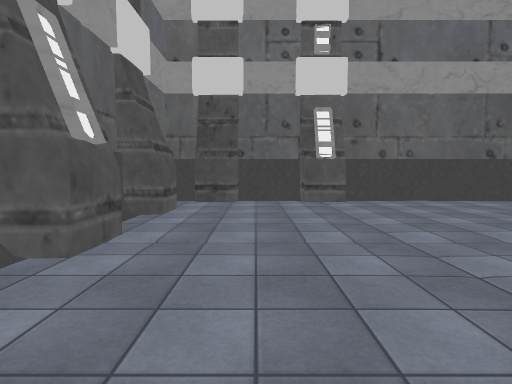
View 1 (above)

17 first-person views from a walk through a Unity game level. The camera is 1.4 m above the floor, tilts 4° down and sees 80° across. The floor is counted in squares, 2 m on a side. Each view is taken from the middle of a square. On the plan, view 1 faces up. The plan holds only what a view shows up to about 10 squares ahead; the rest is blank. The place goes on beyond the plan. Some surface patterns are stand-ins.

View 2
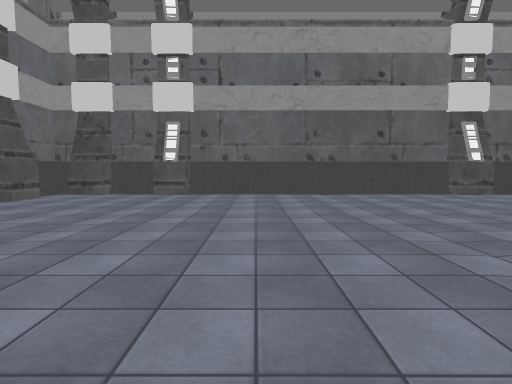

View 3
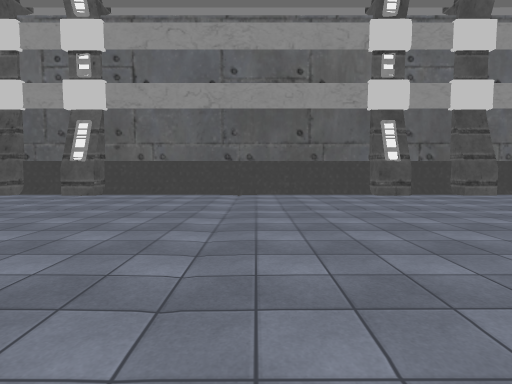

View 4
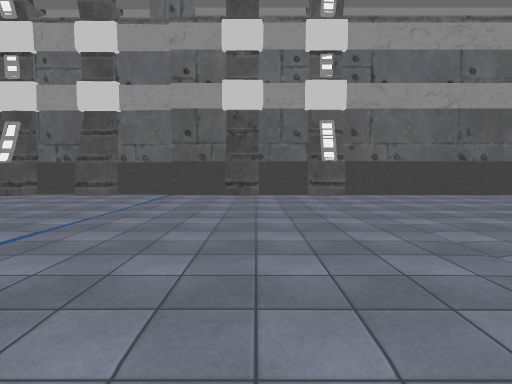

View 5
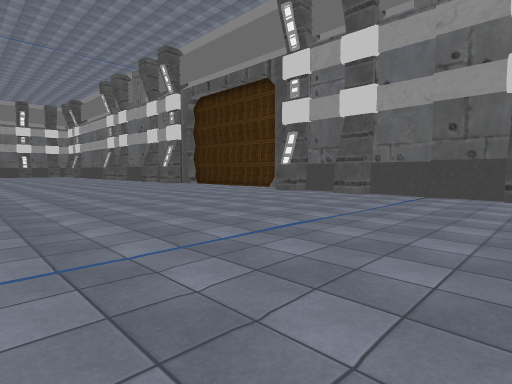

View 6
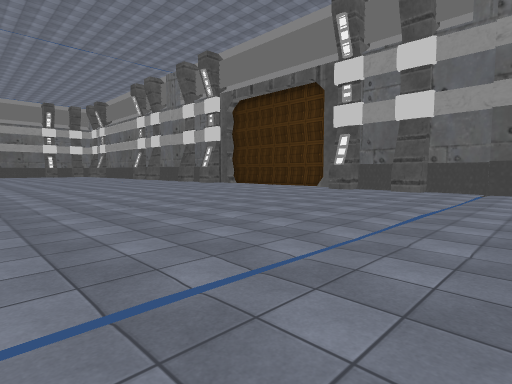

View 7
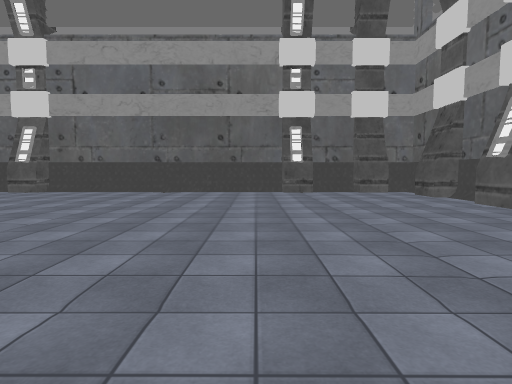

View 8
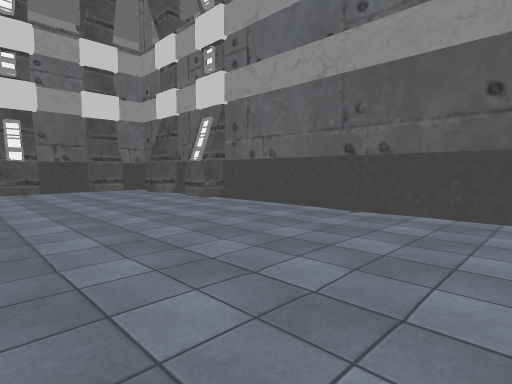

View 9
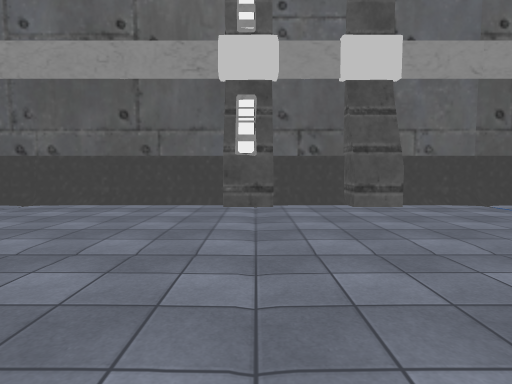

View 10
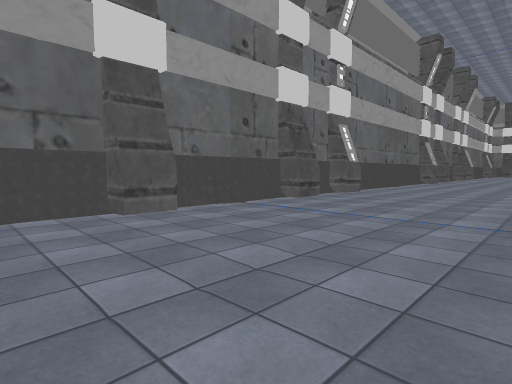

View 11
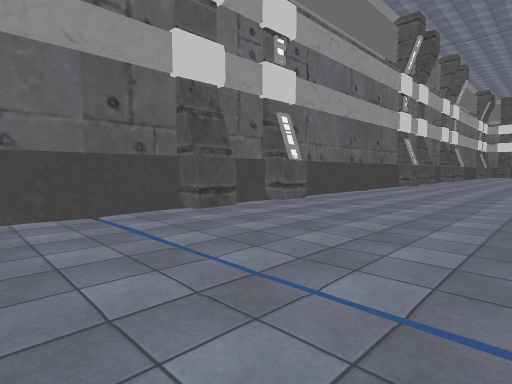

View 12
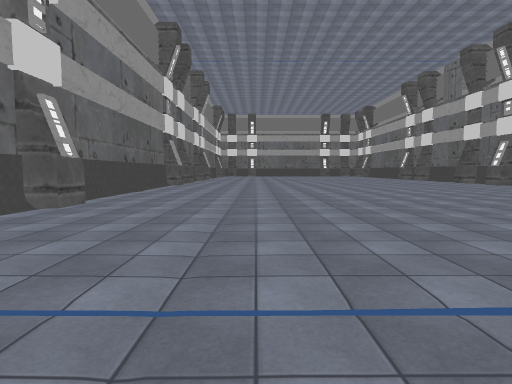

View 13
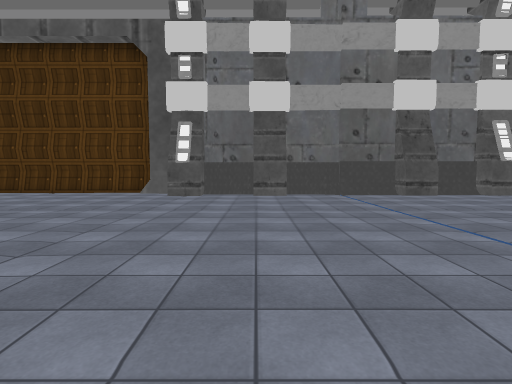

View 14
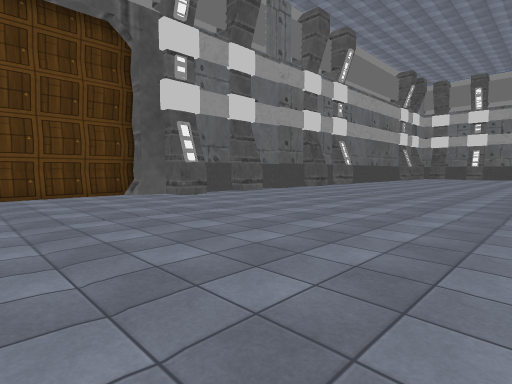

View 15
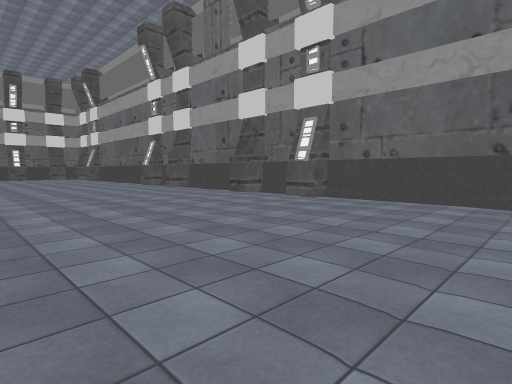

View 16
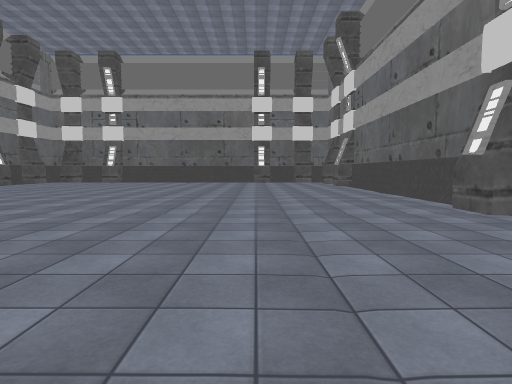

View 17
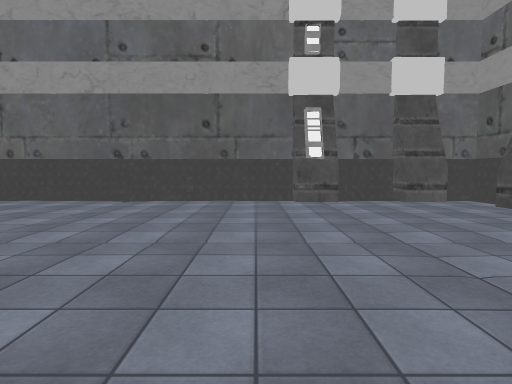

### Floor plan
Key: @ floor where view 1 was taken; # wall or solid block; . floor; / step, stairs or slope.
Columns run from 3 left of view 1 to 15 right of it. Each row starts with its distance up from view 1.
  8   ###############
  7  ##.##///////##.##
  6  #...............#
  5  #...............##
  4  #................#
  3  #...............##
  2  #.............../#
  1  #.............../#
  0  #.@............./#
 -1  #.............../#
 -2  #.............../#
 -3  #.............../#
 -4  #.............../#
 -5  #.............../#
 -6  #...............##
 -7  #................#
 -8  #...............##
 -9  #................#
-10  #................#
-11  #................#
-12  #...............##
-13  #...............##
-14  #................#
-15 ##...............##
-16 #.................#
-17 #.................#
-18 #.................#
-19 #.................#
-20 #.. ............

Positions as (right, up) in squares from view 1, and headings:
1: (0, 0), facing up
2: (4, -2), facing up
3: (7, -1), facing left
4: (7, -8), facing left
5: (7, -8), facing down-left
6: (9, -9), facing down-left
7: (9, -3), facing up
8: (9, -4), facing up-right
9: (8, -6), facing right
10: (9, -6), facing down-right
11: (9, -9), facing down-right
12: (10, -9), facing down
13: (7, -13), facing left
14: (6, -20), facing up-left
15: (7, -20), facing up-right
16: (10, -11), facing up
17: (9, 0), facing up
